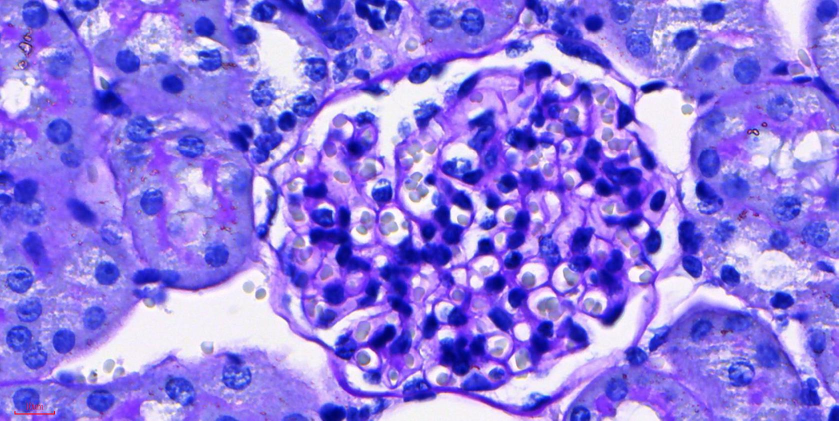
#> input picture 100_Research/02_Active/DN_GaExo/01_Raw_Data/PAS/Sham/20251126_sham-1_pas1.jpg, 1677 x 841 px, found by its file name (shown at 1/2 size)
$ python detect_scale.py
#> lines starting #> are read from the running program, lines starting #| are printed output that depends on the picture; after the words box and inside, x2 and y2 are one past the last pixel; in counts of white or black regions, pixels touching at a corner belong together
from PIL import Image
import numpy as np

def detect_scale_bar(img_path):
    img = Image.open(img_path).convert('L') # Gray
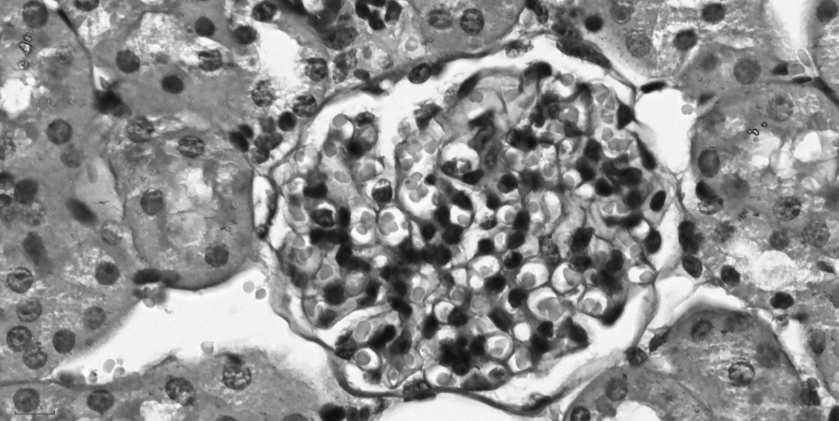
#> img: PIL image 1677x841 L (shown at 1/2 size); min 11, max 255, mean 140.9
    arr = np.array(img)
    h, w = arr.shape
#> h = 841; w = 1677

    # Focus on the bottom-left corner (bottom 20%, left 30%)
    roi = arr[int(h*0.8):, :int(w*0.3)]
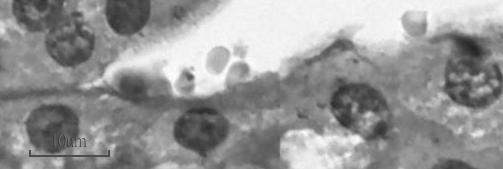
#> roi: shape (169, 503); min 37, max 253, mean 150.8

    # Scale bars are usually solid black (0) or white (255)
    # Let's check for a horizontal line of similar pixels
    # We'll look for the longest horizontal continuous segment of very dark or very light pixels

    best_width = 0
    # Check for black bar (low values)
    binary_black = (roi < 10).astype(np.uint8)
#> binary_black: shape (169, 503); every value is 0
    for row in binary_black:
        # Find continuous segments of 1s
        count = 0
        for val in row:
            if val == 1:
                count += 1
            else:
                if count > best_width: best_width = count
                count = 0
        if count > best_width: best_width = count
#> after the loop, best_width = 0

    # Check for white bar (high values)
    best_width_white = 0
    binary_white = (roi > 245).astype(np.uint8)
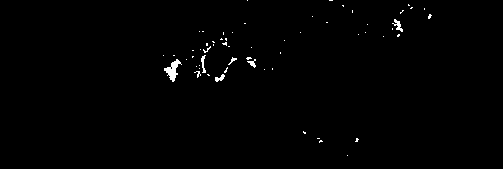
#> binary_white: shape (169, 503); values 0 (black) and 1 (white), 0.69% white; 60 white regions (54 under 20 px), largest, box (x1, y1, x2, y2) and area: (164, 59, 182, 82) 172, (392, 19, 403, 32) 58, (201, 55, 206, 73) 47, (215, 74, 225, 82) 42, (247, 59, 256, 68) 36, (228, 57, 237, 65) 24
    for row in binary_white:
        count = 0
        for val in row:
            if val == 1:
                count += 1
            else:
                if count > best_width_white: best_width_white = count
                count = 0
        if count > best_width_white: best_width_white = count
#> after the loop, best_width_white = 12

    return max(best_width, best_width_white)

test_img = r"100_Research/02_Active/DN_GaExo/01_Raw_Data/PAS/Sham/20251126_sham-1_pas1.jpg"
width = detect_scale_bar(test_img)
#> width = 12
print(f"Detected potential scale bar width in pixels: {width}")
#| Detected potential scale bar width in pixels: 12

$ run again, with 100_Research/02_Active/DN_GaExo/01_Raw_Data/PAS/Sham/20251126_sham-2_pas1.jpg copied over 100_Research/02_Active/DN_GaExo/01_Raw_Data/PAS/Sham/20251126_sham-1_pas1.jpg
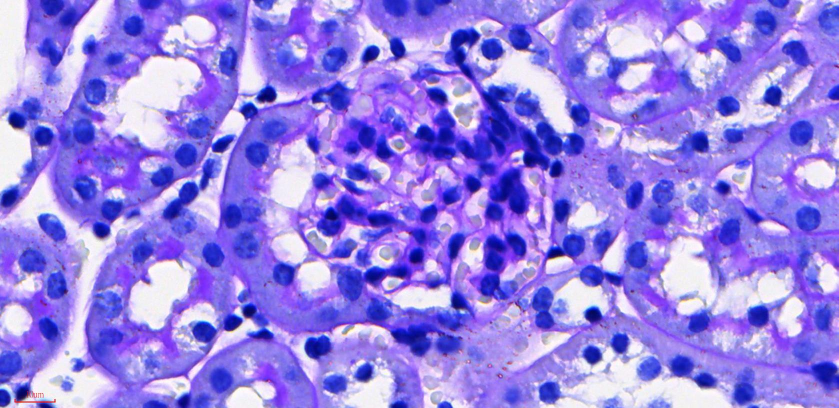
#> input picture 100_Research/02_Active/DN_GaExo/01_Raw_Data/PAS/Sham/20251126_sham-2_pas1.jpg, 1677 x 816 px, found by its file name (shown at 1/2 size)
#> in detect_scale_bar, `roi = arr[int(h*0.8):, :int(w*0.3)]`:
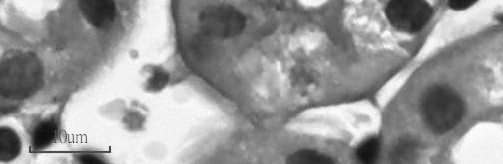
#> roi: shape (164, 503); min 14, max 255, mean 151.1
#> binary_black: shape (164, 503); every value is 0
#> after the loop in detect_scale_bar, `for row in binary_black:`: best_width = 0
#> in detect_scale_bar, `binary_white = (roi > 245).astype(np.uint8)`:
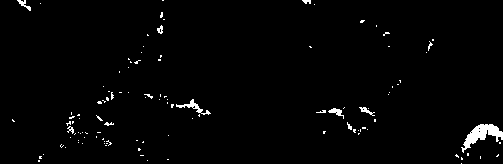
#> binary_white: shape (164, 503); values 0 (black) and 1 (white), 1.7% white; 112 white regions (102 under 20 px), largest, box (x1, y1, x2, y2) and area: (461, 124, 503, 153) 482, (176, 99, 211, 115) 136, (328, 108, 344, 119) 70
#> after the loop in detect_scale_bar, `for row in binary_white:`: best_width_white = 26
#| Detected potential scale bar width in pixels: 26
